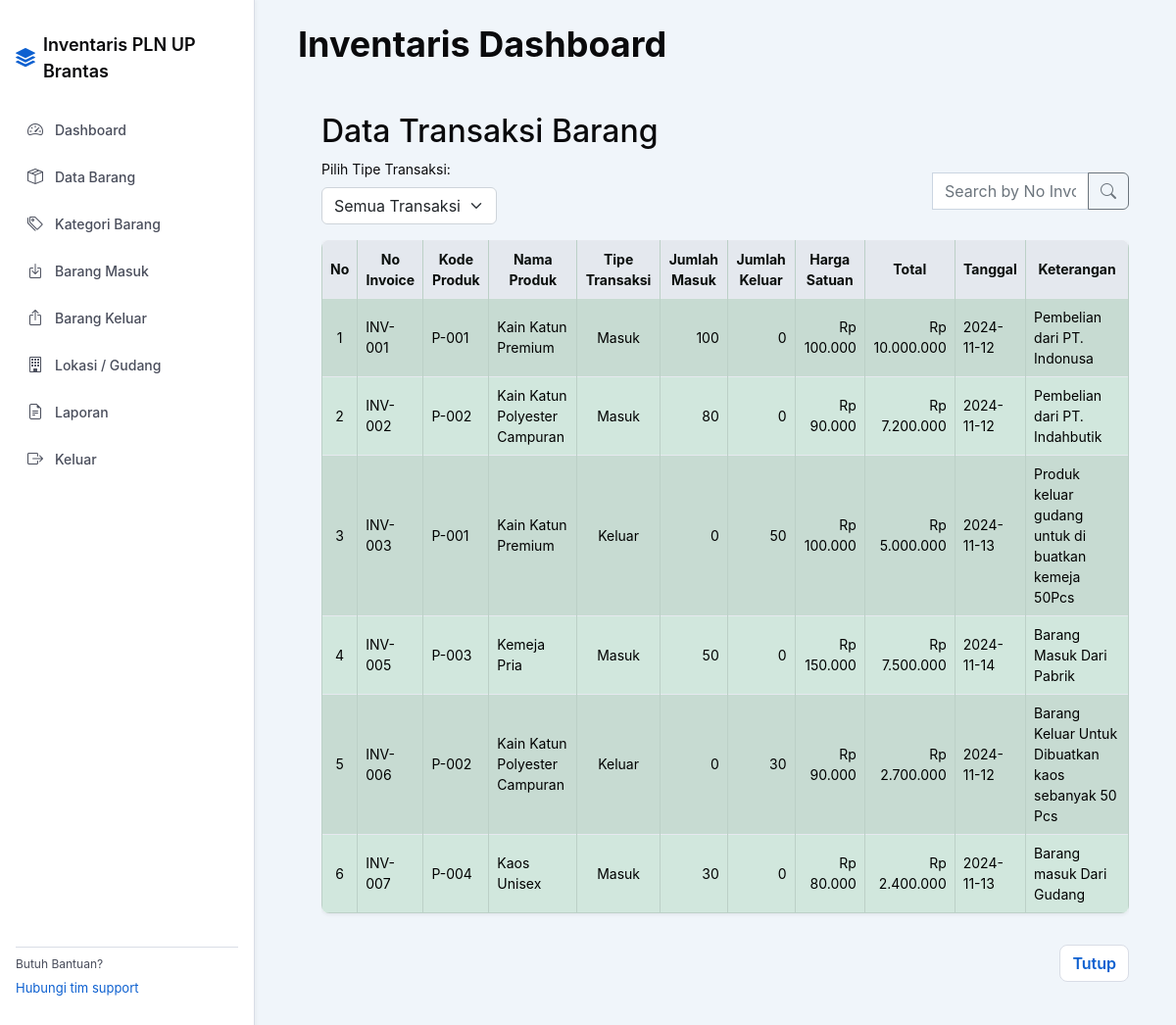
The app's page /index.php?page=transaksi_barang (signed in) with its own data.
### tables this page shows
CREATE TABLE `stoktransaksi` (
  `id_transaksi` int NOT NULL,
  `id_produk` int NOT NULL,
  `no_invoice` varchar(100) DEFAULT NULL,
  `tipe_transaksi` enum('masuk','keluar') NOT NULL,
  `jumlah` int NOT NULL,
  `harga_satuan` decimal(15,2) DEFAULT NULL,
  `tanggal` date NOT NULL,
  `keterangan` varchar(255) DEFAULT NULL
);

CREATE TABLE `produk` (
  `id_produk` int NOT NULL,
  `kode_produk` varchar(50) NOT NULL,
  `nama_produk` varchar(100) NOT NULL,
  `id_kategori` int DEFAULT NULL,
  `id_gudang` int DEFAULT NULL,
  `id_user` int DEFAULT NULL,
  `status` ENUM('tersedia','dipinjam','sedang digunakan','dipindahkan','dalam perbaikan','rusak','tidak aktif') NOT NULL DEFAULT 'tersedia',
  `kondisi` ENUM('baik','rusak','diperbaiki','usang','lainnya') NOT NULL DEFAULT 'baik',
  `lokasi_custom` varchar(255) DEFAULT NULL,
  `harga_default` decimal(15,2) NOT NULL DEFAULT '0.00',
  `harga_satuan` decimal(15,2) NOT NULL,
  `jumlah_stok` int NOT NULL DEFAULT '0',
  `satuan` varchar(50) NOT NULL,
  `total_nilai` decimal(15,2) GENERATED ALWAYS AS ((`jumlah_stok` * `harga_default`)) STORED,
  `tersedia` TINYINT(1) NOT NULL DEFAULT 1,
  `last_tracked_at` DATETIME NOT NULL DEFAULT CURRENT_TIMESTAMP ON UPDATE CURRENT_TIMESTAMP,
  `gambar_produk` varchar(255) DEFAULT NULL
);

### views/transaksi_barang.php (the view, shortened to what this page needs)
<h2>Data Transaksi Barang</h2>
<div class="d-flex justify-content-between align-items-center mb-3">
    <form action="index.php?page=transaksi_barang" method="post">
        <label for="tipe_transaksi">Pilih Tipe Transaksi:</label>
        <select name="tipe_transaksi" id="tipe_transaksi" class="form-select w-auto mt-2" onchange="this.form.submit()">
            <option value="">Semua Transaksi</option>
        </select>
    </form>
    <form action="index.php?page=transaksi_barang" method="get" class="input-group" style="width: 200px;">
        <input type="text" class="form-control" name="search" placeholder="Search by No Invoice" value="<?= isset($_GET['search']) ? $_GET['search'] : '' ?>">
        <button class="btn btn-outline-secondary" type="submit"><i class="bi bi-search"></i></button>
    </form>
</div>
<div class="table-container overflowy">
    <table class="table table-bordered table-success table-striped table-hover">
        <thead class="text-center">
            <tr>
                <th>No</th>
                <th>No Invoice</th>
                <th>Kode Produk</th>
                <th>Nama Produk</th>
                <th>Tipe Transaksi</th>
                <th>Jumlah Masuk</th>
                <th>Jumlah Keluar</th>
                <th>Harga Satuan</th>
                <th>Total</th>
                <th>Tanggal</th>
                <th>Keterangan</th>
            </tr>
        </thead>
        <tbody>
        <?php
            $query = "SELECT stoktransaksi.id_transaksi, produk.kode_produk, produk.nama_produk,
                             stoktransaksi.no_invoice, stoktransaksi.tipe_transaksi,
                             CASE WHEN stoktransaksi.tipe_transaksi = 'masuk' THEN stoktransaksi.jumlah ELSE 0 END AS jumlah_masuk,
                             CASE WHEN stoktransaksi.tipe_transaksi = 'keluar' THEN stoktransaksi.jumlah ELSE 0 END AS jumlah_keluar,
                             COALESCE(stoktransaksi.harga_satuan, produk.harga_default, produk.harga_satuan, 0) AS harga_satuan_transaksi,
                             (stoktransaksi.jumlah * COALESCE(stoktransaksi.harga_satuan, produk.harga_default, produk.harga_satuan, 0)) AS total_transaksi,
                             stoktransaksi.tanggal, stoktransaksi.keterangan
                      FROM stoktransaksi
                      INNER JOIN produk ON stoktransaksi.id_produk = produk.id_produk";
            $result = $koneksi->query($query);
            $nomor = 1;
        ?>
        <?php if ($result->num_rows > 0): ?>
            <?php while ($row = $result->fetch_assoc()): ?>
                <tr>
                    <td class="text-center"><?= $nomor++ ?></td>
                    <td><?= $row['no_invoice'] ? $row['no_invoice'] : 'Tidak ada'; ?></td>
                    <td><?= $row['kode_produk'] ?></td>
                    <td><?= $row['nama_produk'] ?></td>
                    <td class="text-center"><?= ucfirst($row['tipe_transaksi']) ?></td>
                    <td class="text-end"><?= $row['jumlah_masuk'] ?></td>
                    <td class="text-end"><?= $row['jumlah_keluar'] ?></td>
                    <td class="text-end"><?= 'Rp ' . number_format((float) $row['harga_satuan_transaksi'], 0, ',', '.') ?></td>
                    <td class="text-end"><?= 'Rp ' . number_format((float) $row['total_transaksi'], 0, ',', '.') ?></td>
                    <td><?= $row['tanggal'] ?></td>
                    <td><?= $row['keterangan'] ?></td>
                </tr>
            <?php endwhile; ?>
        <?php else: ?>
            <tr>
                <td colspan="11" class="text-center">Tidak ada data transaksi yang ditemukan.</td>
            </tr>
        <?php endif; ?>
        </tbody>
    </table>
</div>
<a href="index.php?page=dashboard"><button class="btn btn-secondary float-end mt-3">Tutup</button></a>
<div class="clearfix"></div>

### assets/css/style.css (style rules this page uses)
* { margin: 0; padding: 0; box-sizing: border-box; }
:root { --color-primary: #0d60d0; --color-surface: #ffffff; --color-background: #f0f5fa; --color-text-primary: #0a0a0c; --color-text-primary-dark: #0a0e0c; --color-text-secondary: #4a4e5c; --color-border: #d9dde6; --color-focus-ring: rgba(13, 96, 208, 0.25); --color-muted: #e4e8ee; --color-success: #22c55e; --color-info: #3b82f6; --color-warning: #f59e0b; --color-error: #ef4444; --space-xs: 4px; --space-sm: 8px; --space-md: 16px; --space-lg: 24px; --space-xl: 32px; --space-xxl: 48px; --radius-none: 0px; --radius-small: 4px; --radius-medium: 8px; --radius-large: 16px; --radius-full: 9999px; --shadow-0: none; --shadow-1: 0 1px 4px rgba(10, 10, 12, 0.08); --shadow-2: 0 4px 12px rgba(10, 10, 12, 0.12); --shadow-3: 0 8px 24px rgba(10, 10, 12, 0.14); }
body { font-family: "Inter", "Segoe UI", "system-ui", Arial, sans-serif; background-color: var(--color-background); color: var(--color-text-primary); line-height: 1.5; font-size: 14px; }
.overflowy { overflow-x: scroll; }
.btn-secondary { background: var(--color-surface); color: var(--color-primary); border: 1px solid var(--color-border); border-radius: var(--radius-medium); font-weight: 600; transition: background 0.15s ease; }
.table { background: var(--color-surface); border-radius: var(--radius-medium); overflow: hidden; box-shadow: var(--shadow-1); }
.table thead th { background-color: var(--color-muted); color: var(--color-text-primary-dark); font-weight: 700; }
.table td, .table th { vertical-align: middle; border-top: 1px solid #e2e8f0; }
.form-control { border-radius: 12px; border: 1px solid #cbd5e1; transition: border-color 0.2s ease, box-shadow 0.2s ease; }
a { text-decoration: none; color: var(--color-primary); }
table.table { width: 100%; border-collapse: collapse; }
.table td, .table th { vertical-align: middle; border-top: 1px solid #e6e9ef; }
.app-shell { min-height: 100vh; display: flex; background: var(--color-background); }

### records on screen
stoktransaksi: no_invoice "INV-001", id_produk.kode_produk "P-001", id_produk.nama_produk "Kain Katun Premium", tipe_transaksi "Masuk", jumlah_masuk "100", jumlah_keluar "0", harga_satuan_transaksi "100.000", total_transaksi "10.000.000", tanggal "2024-11-12", keterangan "Pembelian dari PT. Indonusa"
stoktransaksi: no_invoice "INV-002", id_produk.kode_produk "P-002", id_produk.nama_produk "Kain Katun Polyester Campuran", tipe_transaksi "Masuk", jumlah_masuk "80", jumlah_keluar "0", harga_satuan_transaksi "90.000", total_transaksi "7.200.000", tanggal "2024-11-12", keterangan "Pembelian dari PT. Indahbutik"
stoktransaksi: no_invoice "INV-003", id_produk.kode_produk "P-001", id_produk.nama_produk "Kain Katun Premium", tipe_transaksi "Keluar", jumlah_masuk "0", jumlah_keluar "50", harga_satuan_transaksi "100.000", total_transaksi "5.000.000", tanggal "2024-11-13", keterangan "Produk keluar gudang untuk di buatkan kemeja 50Pcs"
stoktransaksi: no_invoice "INV-005", id_produk.kode_produk "P-003", id_produk.nama_produk "Kemeja Pria", tipe_transaksi "Masuk", jumlah_masuk "50", jumlah_keluar "0", harga_satuan_transaksi "150.000", total_transaksi "7.500.000", tanggal "2024-11-14", keterangan "Barang Masuk Dari Pabrik"
stoktransaksi: no_invoice "INV-006", id_produk.kode_produk "P-002", id_produk.nama_produk "Kain Katun Polyester Campuran", tipe_transaksi "Keluar", jumlah_masuk "0", jumlah_keluar "30", harga_satuan_transaksi "90.000", total_transaksi "2.700.000", tanggal "2024-11-12", keterangan "Barang Keluar Untuk Dibuatkan kaos sebanyak 50 Pcs"
stoktransaksi: no_invoice "INV-007", id_produk.kode_produk "P-004", id_produk.nama_produk "Kaos Unisex", tipe_transaksi "Masuk", jumlah_masuk "30", jumlah_keluar "0", harga_satuan_transaksi "80.000", total_transaksi "2.400.000", tanggal "2024-11-13", keterangan "Barang masuk Dari Gudang"

### other values on screen
$item['label'] "Dashboard"
$item['label'] "Data Barang"
$item['label'] "Kategori Barang"
$item['label'] "Barang Masuk"
$item['label'] "Barang Keluar"
$item['label'] "Lokasi / Gudang"
$item['label'] "Laporan"
$item['label'] "Keluar"
